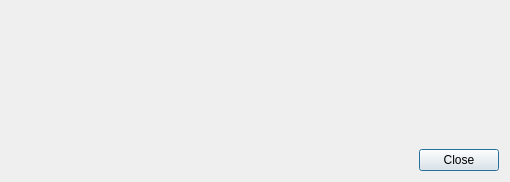
<?xml version="1.0" encoding="UTF-8"?>
<ui version="4.0">
 <class>DialogMIME</class>
 <widget class="QDialog" name="DialogMIME">
  <property name="geometry">
   <rect>
    <x>0</x>
    <y>0</y>
    <width>510</width>
    <height>182</height>
   </rect>
  </property>
  <property name="windowTitle">
   <string notr="true">MIME</string>
  </property>
  <layout class="QVBoxLayout" name="verticalLayout">
   <item>
    <widget class="XMIMEWidget" name="widgetMIME" native="true">
     <property name="sizePolicy">
      <sizepolicy hsizetype="Preferred" vsizetype="Expanding">
       <horstretch>0</horstretch>
       <verstretch>0</verstretch>
      </sizepolicy>
     </property>
    </widget>
   </item>
   <item>
    <layout class="QHBoxLayout" name="horizontalLayout">
     <item>
      <spacer name="horizontalSpacer">
       <property name="orientation">
        <enum>Qt::Horizontal</enum>
       </property>
       <property name="sizeHint" stdset="0">
        <size>
         <width>40</width>
         <height>20</height>
        </size>
       </property>
      </spacer>
     </item>
     <item>
      <widget class="QPushButton" name="pushButtonClose">
       <property name="text">
        <string>Close</string>
       </property>
      </widget>
     </item>
    </layout>
   </item>
  </layout>
 </widget>
 <customwidgets>
  <customwidget>
   <class>XMIMEWidget</class>
   <extends>QWidget</extends>
   <header>xmimewidget.h</header>
   <container>1</container>
  </customwidget>
 </customwidgets>
 <resources/>
 <connections/>
</ui>
